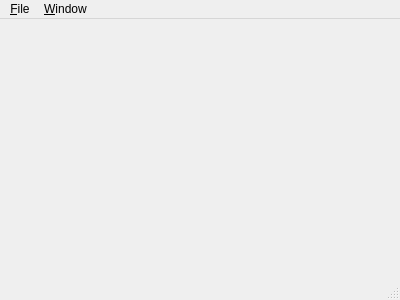
<?xml version="1.0" encoding="UTF-8"?>
<ui version="4.0">
 <class>MainWindow</class>
 <widget class="QMainWindow" name="MainWindow">
  <property name="geometry">
   <rect>
    <x>0</x>
    <y>0</y>
    <width>400</width>
    <height>300</height>
   </rect>
  </property>
  <property name="windowTitle">
   <string>MainWindow</string>
  </property>
  <widget class="QWidget" name="centralWidget"/>
  <widget class="QMenuBar" name="menuBar">
   <property name="geometry">
    <rect>
     <x>0</x>
     <y>0</y>
     <width>400</width>
     <height>21</height>
    </rect>
   </property>
   <widget class="QMenu" name="menu_File">
    <property name="title">
     <string>&amp;File</string>
    </property>
    <addaction name="action_Quit"/>
   </widget>
   <widget class="QMenu" name="menu_Window">
    <property name="title">
     <string>&amp;Window</string>
    </property>
    <addaction name="action_Control_Panel"/>
   </widget>
   <addaction name="menu_File"/>
   <addaction name="menu_Window"/>
  </widget>
  <widget class="QStatusBar" name="statusBar"/>
  <action name="action_Quit">
   <property name="text">
    <string>&amp;Quit</string>
   </property>
  </action>
  <action name="action_Control_Panel">
   <property name="text">
    <string>&amp;Control Panel</string>
   </property>
  </action>
 </widget>
 <layoutdefault spacing="6" margin="11"/>
 <resources/>
 <connections/>
</ui>
